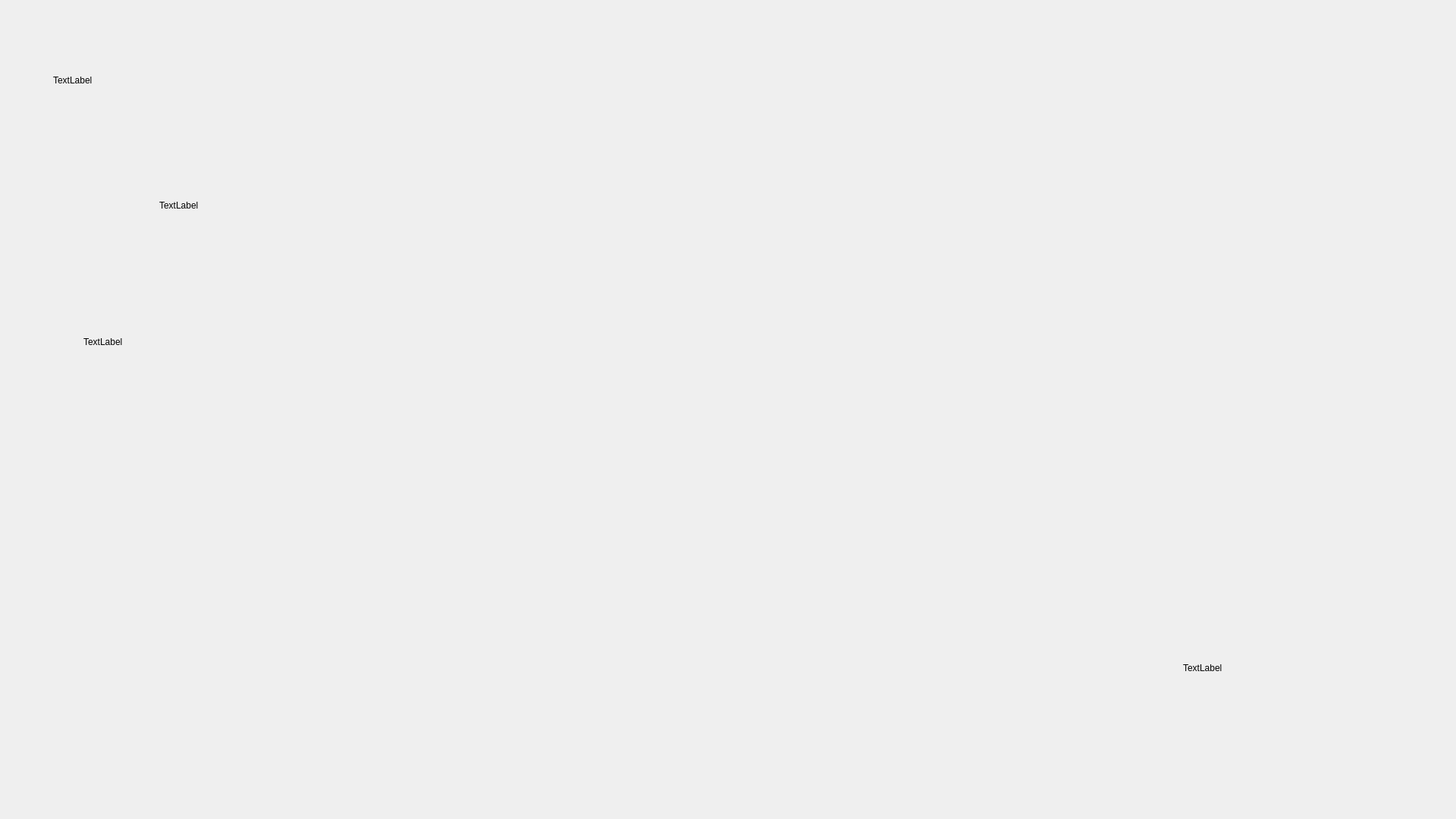
<?xml version="1.0" encoding="UTF-8"?>
<ui version="4.0">
 <class>Form</class>
 <widget class="QWidget" name="Form">
  <property name="geometry">
   <rect>
    <x>0</x>
    <y>0</y>
    <width>1920</width>
    <height>1080</height>
   </rect>
  </property>
  <property name="windowTitle">
   <string>Basic Home AI</string>
  </property>
  <widget class="QLabel" name="bg">
   <property name="geometry">
    <rect>
     <x>0</x>
     <y>0</y>
     <width>1920</width>
     <height>1080</height>
    </rect>
   </property>
   <property name="text">
    <string/>
   </property>
   <property name="pixmap">
    <pixmap resource="rec.qrc">:/rec/blue_bg.png</pixmap>
   </property>
   <property name="scaledContents">
    <bool>true</bool>
   </property>
  </widget>
  <widget class="QLabel" name="iron_man_face">
   <property name="geometry">
    <rect>
     <x>520</x>
     <y>90</y>
     <width>1001</width>
     <height>771</height>
    </rect>
   </property>
   <property name="text">
    <string/>
   </property>
   <property name="pixmap">
    <pixmap resource="rec.qrc">:/rec/iron_man_face.gif</pixmap>
   </property>
   <property name="scaledContents">
    <bool>true</bool>
   </property>
  </widget>
  <widget class="QLabel" name="jarvis">
   <property name="geometry">
    <rect>
     <x>180</x>
     <y>700</y>
     <width>531</width>
     <height>291</height>
    </rect>
   </property>
   <property name="text">
    <string/>
   </property>
   <property name="pixmap">
    <pixmap resource="rec.qrc">:/rec/jarvis</pixmap>
   </property>
   <property name="scaledContents">
    <bool>true</bool>
   </property>
  </widget>
  <widget class="QLabel" name="time_base">
   <property name="geometry">
    <rect>
     <x>170</x>
     <y>190</y>
     <width>191</width>
     <height>161</height>
    </rect>
   </property>
   <property name="text">
    <string/>
   </property>
   <property name="pixmap">
    <pixmap resource="rec.qrc">:/rec/date.png</pixmap>
   </property>
   <property name="scaledContents">
    <bool>true</bool>
   </property>
  </widget>
  <widget class="QLabel" name="temp_base">
   <property name="geometry">
    <rect>
     <x>30</x>
     <y>40</y>
     <width>141</width>
     <height>131</height>
    </rect>
   </property>
   <property name="text">
    <string/>
   </property>
   <property name="pixmap">
    <pixmap resource="rec.qrc">:/rec/date.png</pixmap>
   </property>
   <property name="scaledContents">
    <bool>true</bool>
   </property>
  </widget>
  <widget class="QLabel" name="date">
   <property name="geometry">
    <rect>
     <x>1560</x>
     <y>830</y>
     <width>341</width>
     <height>101</height>
    </rect>
   </property>
   <property name="text">
    <string>TextLabel</string>
   </property>
  </widget>
  <widget class="QLabel" name="base">
   <property name="geometry">
    <rect>
     <x>40</x>
     <y>370</y>
     <width>231</width>
     <height>171</height>
    </rect>
   </property>
   <property name="text">
    <string/>
   </property>
   <property name="pixmap">
    <pixmap resource="rec.qrc">:/rec/date.png</pixmap>
   </property>
   <property name="scaledContents">
    <bool>true</bool>
   </property>
  </widget>
  <widget class="QLabel" name="temp_2">
   <property name="geometry">
    <rect>
     <x>70</x>
     <y>80</y>
     <width>71</width>
     <height>51</height>
    </rect>
   </property>
   <property name="text">
    <string>TextLabel</string>
   </property>
  </widget>
  <widget class="QLabel" name="time">
   <property name="geometry">
    <rect>
     <x>210</x>
     <y>230</y>
     <width>121</width>
     <height>81</height>
    </rect>
   </property>
   <property name="text">
    <string>TextLabel</string>
   </property>
  </widget>
  <widget class="QPushButton" name="exitB">
   <property name="geometry">
    <rect>
     <x>1600</x>
     <y>130</y>
     <width>221</width>
     <height>71</height>
    </rect>
   </property>
   <property name="styleSheet">
    <string notr="true">background-image: url(:/rec/Exit.png);
border:none;</string>
   </property>
   <property name="text">
    <string/>
   </property>
  </widget>
  <widget class="QLabel" name="iron_man_gif">
   <property name="geometry">
    <rect>
     <x>1570</x>
     <y>360</y>
     <width>251</width>
     <height>331</height>
    </rect>
   </property>
   <property name="text">
    <string/>
   </property>
   <property name="pixmap">
    <pixmap resource="rec.qrc">:/rec/iron_man.gif</pixmap>
   </property>
   <property name="scaledContents">
    <bool>true</bool>
   </property>
  </widget>
  <widget class="QLabel" name="internet_speed">
   <property name="geometry">
    <rect>
     <x>110</x>
     <y>420</y>
     <width>131</width>
     <height>61</height>
    </rect>
   </property>
   <property name="text">
    <string>TextLabel</string>
   </property>
  </widget>
 </widget>
 <resources>
  <include location="rec.qrc"/>
 </resources>
 <connections/>
</ui>
